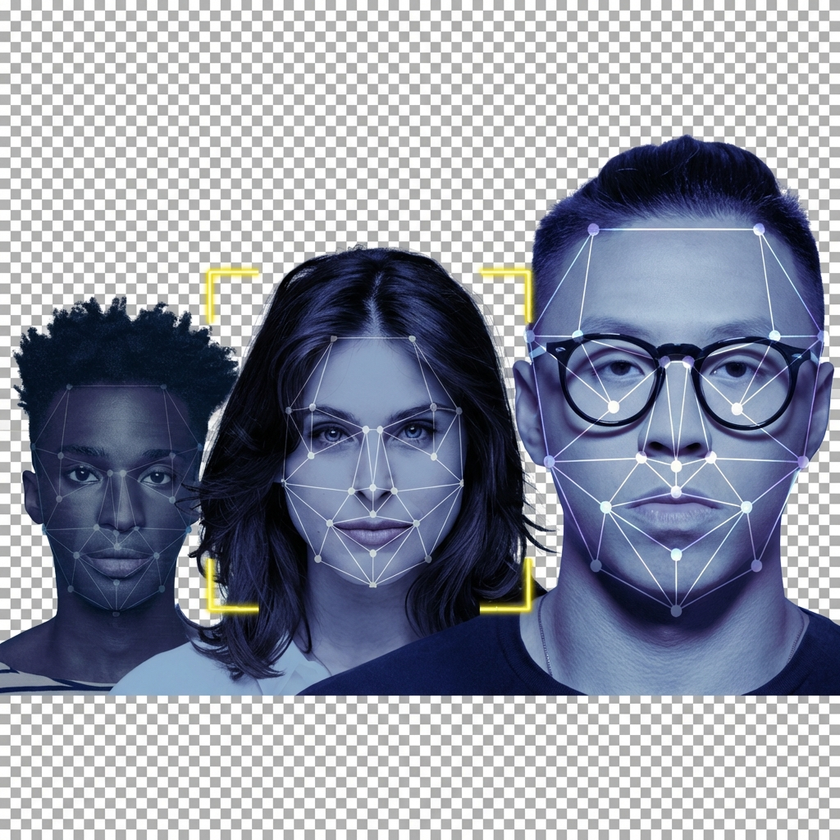
#> input picture hero-face-scan.png, 840 x 840 px, shrunk from 1024 x 1024 before the run
$ python -i image_enhancement.py   (imports and definitions only)
#> lines starting #> are read from the running program, lines starting #| are printed output that depends on the picture
#> further down, picture is the input picture: shape (840, 840, 3); mean B, G, R 162.5, 148.2, 143.3
import numpy as np
import cv2

class ImageEnhancer:
    def __init__(self):
        pass

    def single_scale_retinex(self, img, sigma):
        retinex = np.log10(img) - np.log10(cv2.GaussianBlur(img, (0, 0), sigma))
        return retinex

    def multi_scale_retinex(self, img, scales=[15, 80, 250]):
        retinex = np.zeros_like(img)
        for sigma in scales:
            retinex += self.single_scale_retinex(img, sigma)
        return retinex / len(scales)

    def color_restoration(self, img, alpha, beta):
        img_sum = np.sum(img, axis=2, keepdims=True)
        color_restoration = beta * (np.log10(alpha * img) - np.log10(img_sum))
        return color_restoration

    def automated_msrcr(self, img, scales=[15, 80, 250]):
        """
        Automated Multi-Scale Retinex with Color Restoration (MSRCR)
        """
        img = img.astype(np.float64) + 1.0
        msr = self.multi_scale_retinex(img, scales)

        # Color restoration
        # cr = self.color_restoration(img, 125, 46)
        # Simplified MSRCR often skips complex CR parameters or just uses MSR for structure
        # Let's use a simpler MSR approach for face detection consistency unless CR is strictly needed for color fidelity.
        # Ideally for face rec, local contrast enhancement fits better.

        # Normalization
        msr_norm = (msr - np.min(msr)) / (np.max(msr) - np.min(msr)) * 255
        msr_norm = np.uint8(msr_norm)

        return msr_norm

    def apply_retinex(self, image_np):
        """
        Apply Retinex enhancement to a BGR image.
        """
        # Split channels
        b, g, r = cv2.split(image_np)
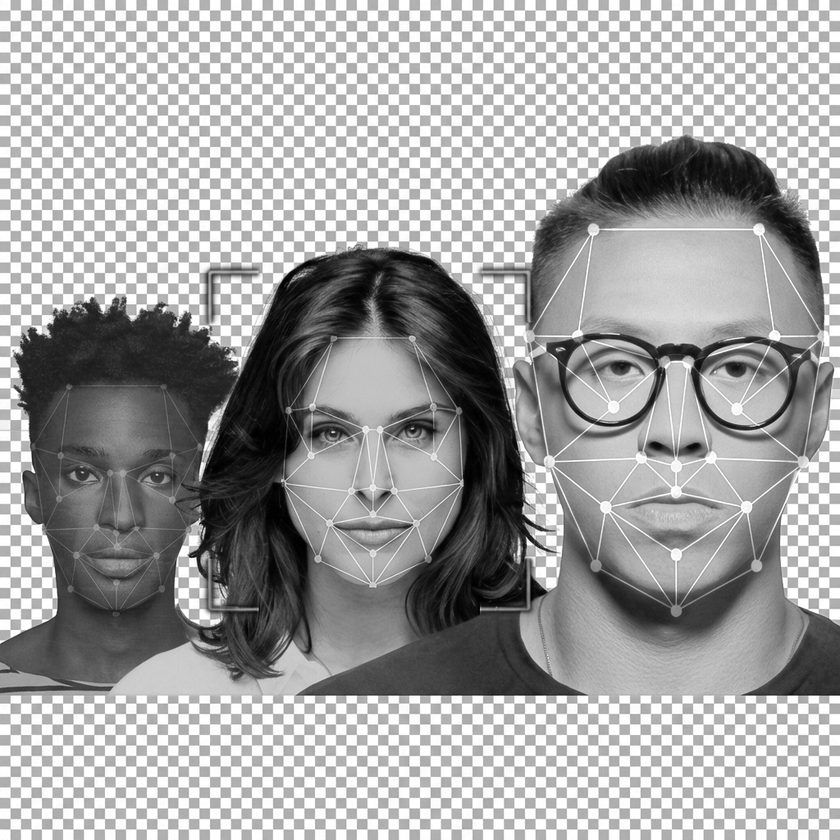
#> b: shape (840, 840); min 0, max 255, mean 162.5
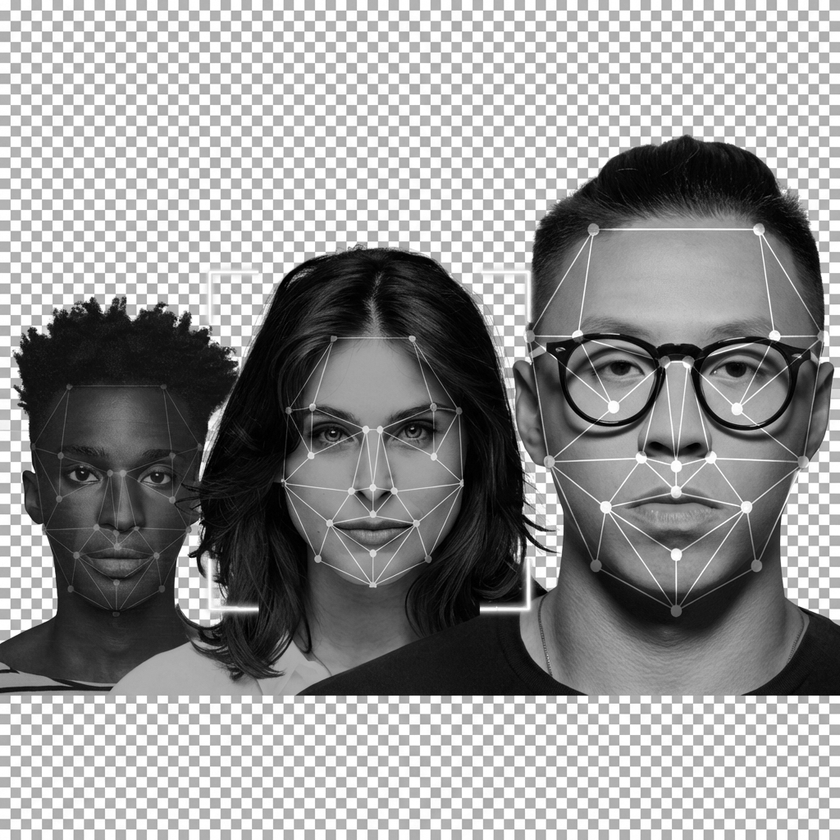
#> g: shape (840, 840); min 0, max 255, mean 148.2
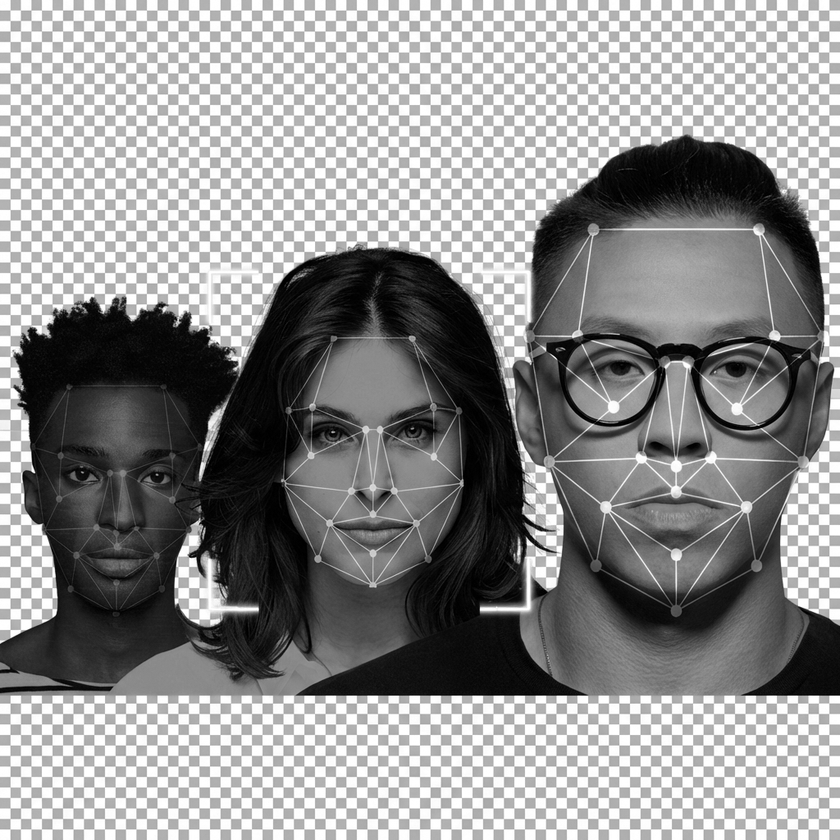
#> r: shape (840, 840); min 0, max 255, mean 143.3

        # Apply MSR to each channel
        b_retinex = self.automated_msrcr(b)
        g_retinex = self.automated_msrcr(g)
#> the loop in multi_scale_retinex (call 2), `for sigma in scales:` made 3 passes
#> pass 1, in single_scale_retinex (call 4), `retinex = np.log10(img) - np.log10(cv2.GaussianBlur(img, (0, 0), sigma))`:
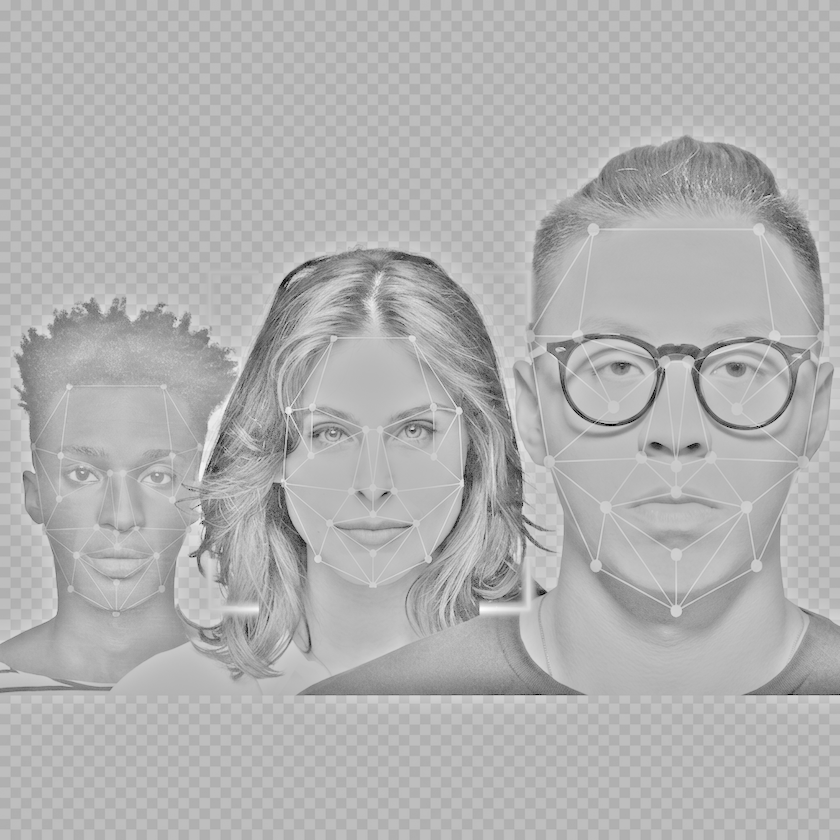
#> retinex: shape (840, 840) float64; min -2.13, max 0.827, mean -0.0657; drawn with min black and max white
        r_retinex = self.automated_msrcr(r)
#> the loop in multi_scale_retinex (call 3), `for sigma in scales:` made 3 passes
#> pass 3, in single_scale_retinex (call 9), `retinex = np.log10(img) - np.log10(cv2.GaussianBlur(img, (0, 0), sigma))`:
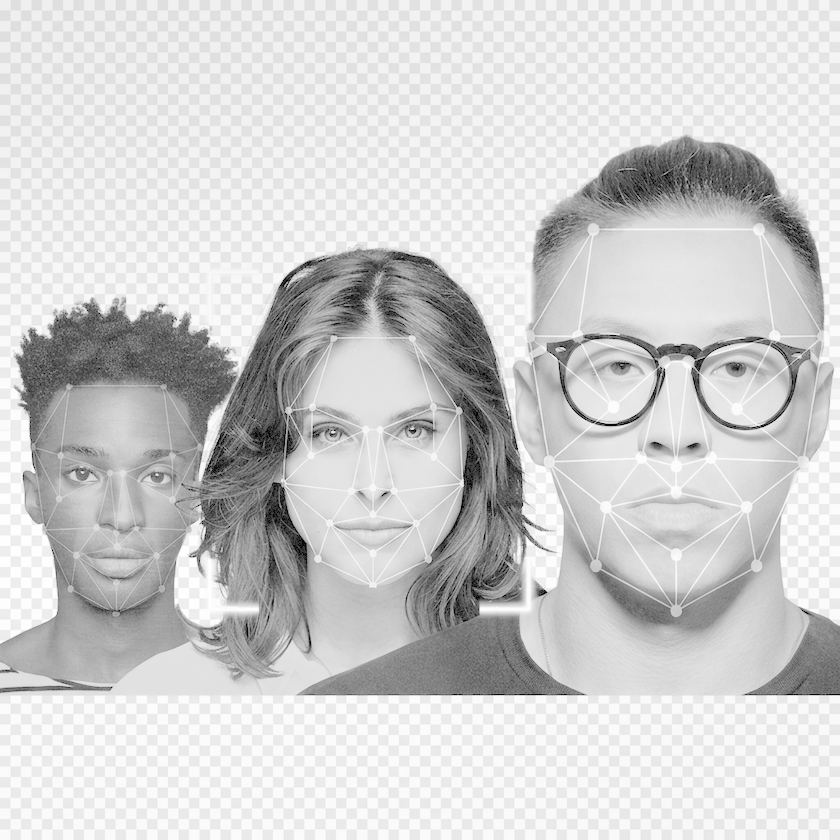
#> retinex: shape (840, 840) float64; min -2.19, max 0.302, mean -0.164; drawn with min black and max white

        # Merge back
        enhanced_img = cv2.merge((b_retinex, g_retinex, r_retinex))
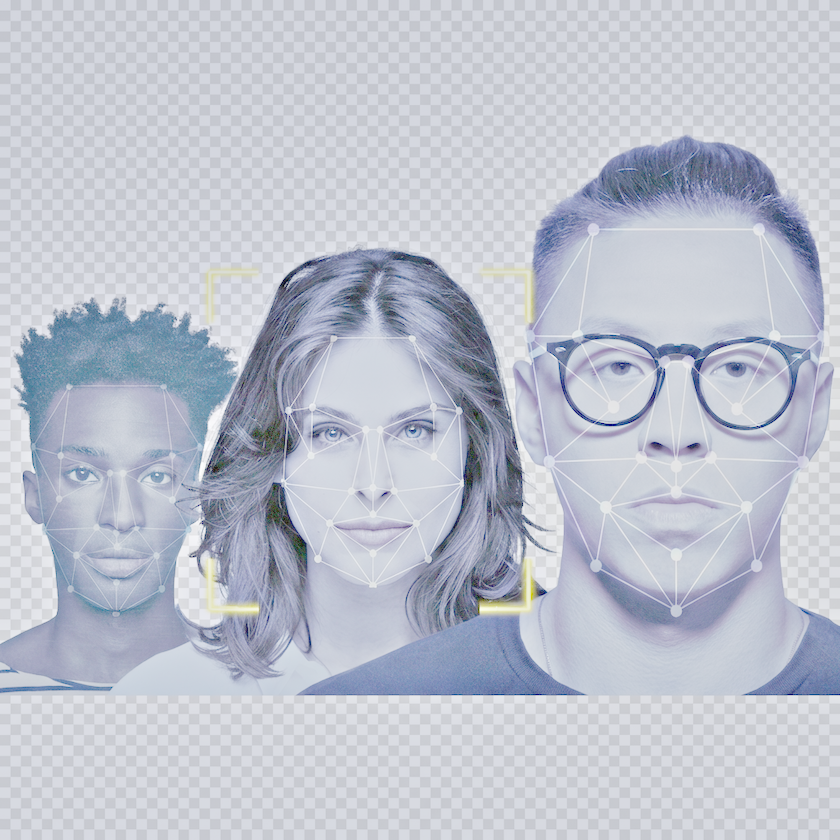
#> enhanced_img: shape (840, 840, 3); mean B, G, R 206.2, 194.2, 189.4

        # Optional: slight gamma correction or histogram equalization could be added here
        # but Retinex usually handles dynamic range well.

        return enhanced_img

    def enhance_if_needed(self, image_np, brightness_threshold=40):
        """
        Check image brightness and apply enhancement if it's too dark.
        Optimized: Uses simple Gamma correction instead of Retinex for speed.
        """
        # Convert to HSV to check brightness (Value channel)
        hsv = cv2.cvtColor(image_np, cv2.COLOR_BGR2HSV)
        v_channel = hsv[:, :, 2]
        avg_brightness = np.mean(v_channel)

        # Only enhance if extremely dark to save 200-300ms
        if avg_brightness < brightness_threshold:
            print(f"🔦 Low light detected ({avg_brightness:.2f}). Applying Gamma Correction...")
            # Simple Gamma Correction (Fast)
            gamma = 1.5
            invGamma = 1.0 / gamma
            table = np.array([((i / 255.0) ** invGamma) * 255 for i in np.arange(0, 256)]).astype("uint8")
            return cv2.LUT(image_np, table)

        return image_np

enhancer = ImageEnhancer()

>>> import cv2
>>> picture = cv2.imread('../../hero-face-scan.png')
>>> result = ImageEnhancer().apply_retinex(picture)

$ run again, on scanner-hud.png
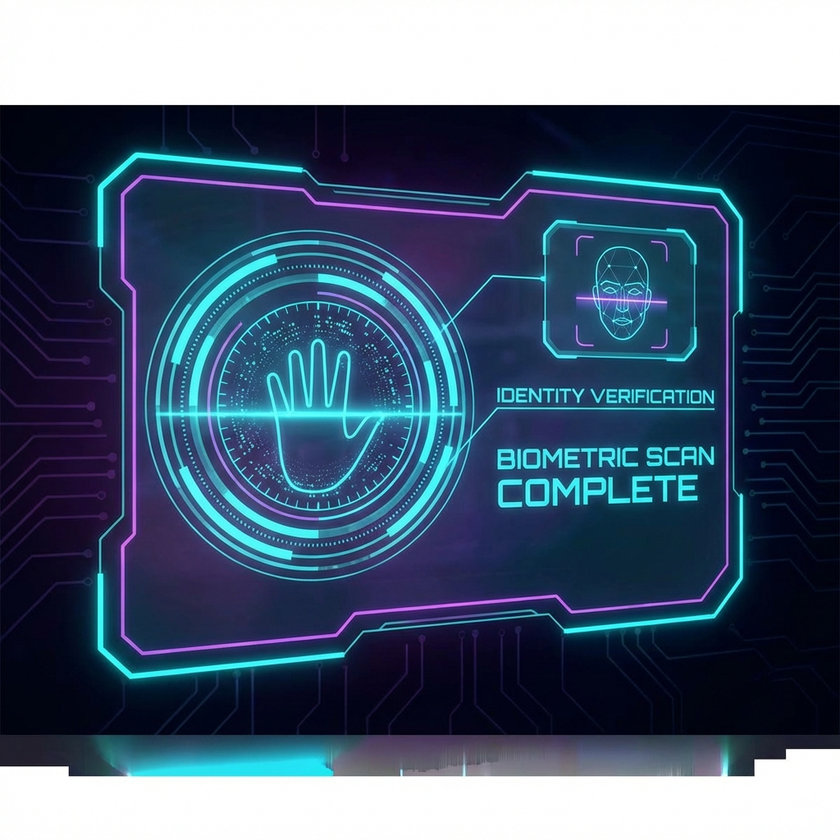
#> input picture scanner-hud.png, 840 x 840 px, shrunk from 1024 x 1024 before the run
#> picture is the input picture: shape (840, 840, 3); mean B, G, R 116.3, 94.4, 75.7
#> after the loop in multi_scale_retinex (call 3), `for sigma in scales:`:
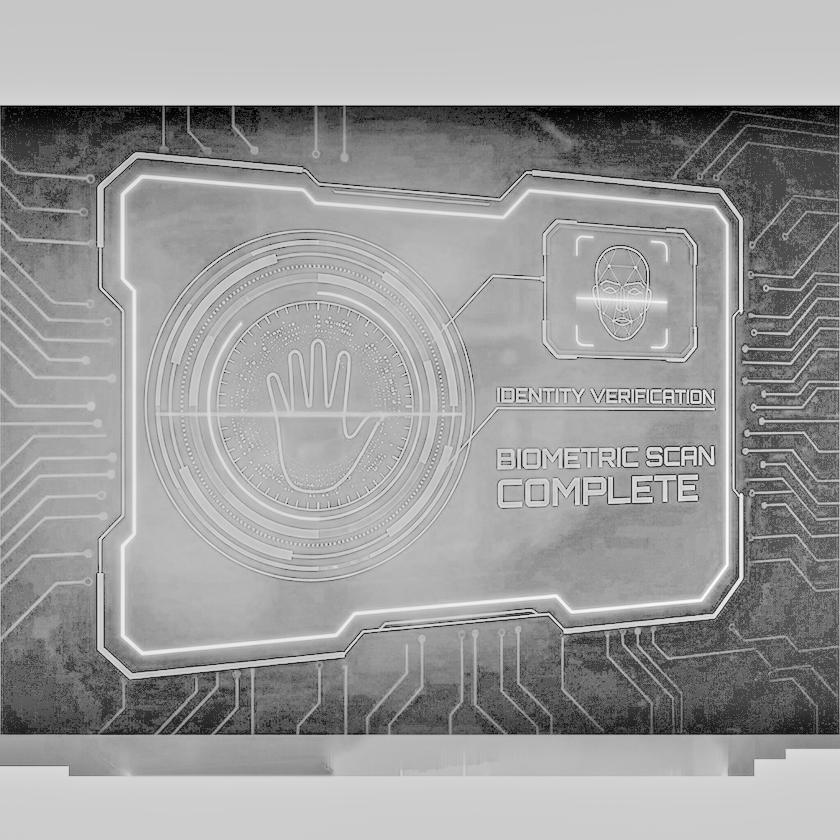
#> retinex: shape (840, 840) float64; min -6.22, max 2.39, mean -0.937; drawn with min black and max white
#> in apply_retinex, `enhanced_img = cv2.merge((b_retinex, g_retinex, r_retinex))`:
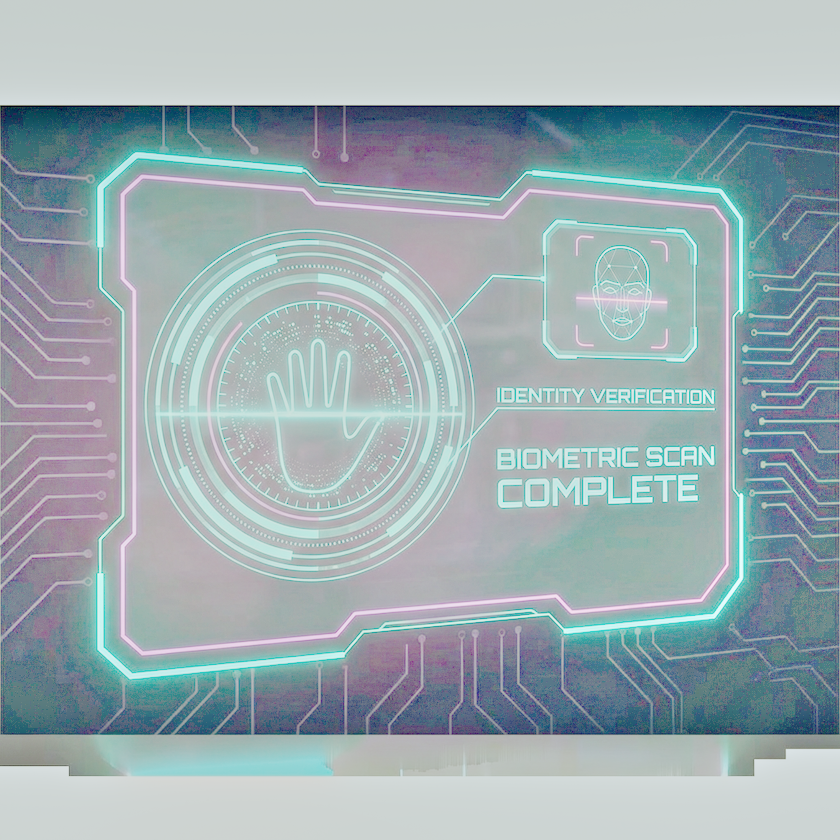
#> enhanced_img: shape (840, 840, 3); mean B, G, R 177.2, 172.3, 155.9
